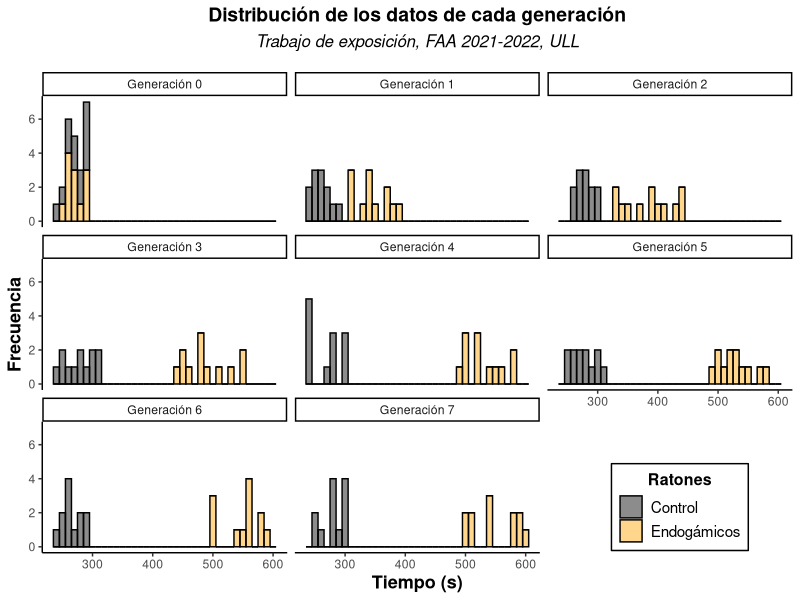
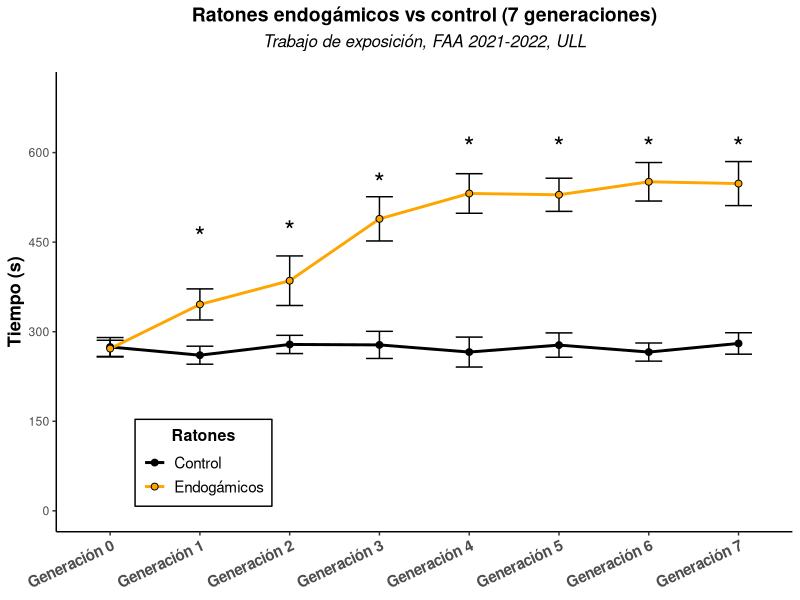
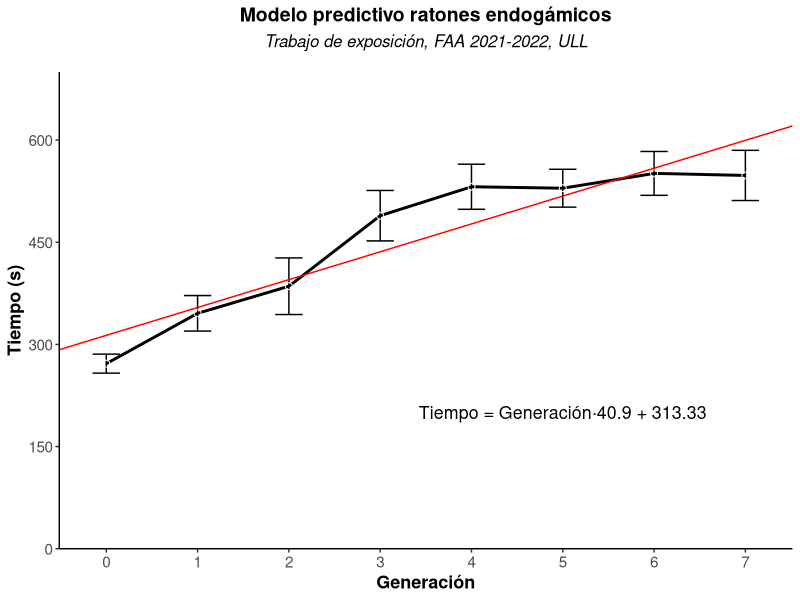

R code for these plots, in order:
################################################################################
########### PRÁCTICAS DE INFORMÁTICA DE FISIOLOGÍA ANIMAL APLICADA  ############
################################################################################

library(tidyverse)
library(ggthemes)
library(readxl)
library(rstatix)
library(glue)
library(ggtext)

# # Simulación de los tiempos ratones endogámicos
# generacion0 <- sample(245:300, 12, replace = TRUE)
# generacion1 <- sample(300:400, 12, replace = TRUE)
# generacion2 <- sample(330:450, 12, replace = TRUE)
# generacion3 <- sample(400:550, 12, replace = TRUE)
# generacion4 <- sample(470:590, 12, replace = TRUE)
# generacion5 <- sample(490:600, 12, replace = TRUE)
# generacion6 <- sample(500:600, 12, replace = TRUE)
# generacion7 <- sample(500:600, 12, replace = TRUE)
# 
# # Simulación de los ratones control
# controles_0 <- sample(245:300, 12, replace = TRUE)
# controles_1 <- sample(240:295, 12, replace = TRUE)
# controles_2 <- sample(243:303, 12, replace = TRUE)
# controles_3 <- sample(241:310, 12, replace = TRUE)
# controles_4 <- sample(230:300, 12, replace = TRUE)
# controles_5 <- sample(235:310, 12, replace = TRUE)
# controles_6 <- sample(245:290, 12, replace = TRUE)
# controles_7 <- sample(245:300, 12, replace = TRUE)

# # Creación de la base de datos
# simulacion <- tibble(
#   engdogamicos = c(generacion0,generacion1,generacion2,generacion3,
#                    generacion4,generacion5,generacion6,generacion7),
#   control = c(controles_0,controles_1,controles_2,controles_3,
#               controles_4,controles_5,controles_6,controles_7)
#   ) %>%
#   mutate(generacion=c(rep("Generación 0", 12),rep("Generación 1", 12),rep("Generación 2", 12),
#                       rep("Generación 3", 12),rep("Generación 4", 12),rep("Generación 5", 12),
#                       rep("Generación 6", 12),rep("Generación 7", 12))) %>%
#   pivot_longer(-generacion, names_to = "tratamiento", values_to = "resultados")
# 
# # Escribir los resulatdos en un csv
# write_csv(simulacion, "simulacion_endogamia.csv") 


#### Resultados que me guarde con write_csv

simulacion <- read_csv("simulacion_endogamia.csv")

# Estudio de la normalidad de los datos:
# generación 0 y 1 no son normales 
simulacion %>% 
  group_by(generacion, tratamiento) %>% 
  shapiro_test(resultados)

# Estudio de la homocedasticidad de los datos
simulacion %>% 
  group_by(generacion) %>% 
  levene_test(resultados ~ as.factor(tratamiento)) %>% 
  filter(p < 0.05)

# Datos normales, homocedasticos
simulacion %>% 
  group_by(generacion) %>% 
  t_test(resultados ~ tratamiento, var.equal = T)

# Datos normales, no homocedásticos
simulacion %>% 
  group_by(generacion) %>% 
  t_test(resultados ~ tratamiento, var.equal = F)

# Datos no normales 
simulacion %>% 
  group_by(generacion) %>% 
  wilcox_test(resultados ~ tratamiento)

simulacion %>% 
  ggplot(aes(resultados, fill=tratamiento)) +
  geom_histogram(alpha=.45, color="black",
                 binwidth = 10)  +
  facet_wrap(~generacion) +
  scale_fill_manual(
    name="Ratones",
    breaks = c("control","engdogamicos"),
    labels = c("Control", "Endogámicos"),
    values = c("black", "orange")) +
  labs(
    title = "Distribución de los datos de cada generación",
    subtitle = "Trabajo de exposición, FAA 2021-2022, ULL",
    x = "Tiempo (s)",
    y = "Frecuencia",
  ) +
  theme_classic() +
  theme(
    plot.title = element_text(hjust = .5, size = 14, face = "bold"), 
    plot.subtitle = element_text(hjust = .5, size = 12, face = "italic", 
                                 margin = margin(b=15)), 
    axis.title = element_text(hjust = .5, size = 13, face = "bold"), 
    legend.title = element_text(face = "bold", hjust = .5, size = 11.5),
    legend.text = element_text(size = 11),
    legend.background = element_rect(color="black"),
    legend.position = c(.85, .10)
  )
  


etiquetas <- tibble(
  x = c(1:8),
  y = c(440, 460,470,550,610,610,610,610),
  label = c("", rep("*", 7))
)

simulacion %>% 
  group_by(generacion, tratamiento) %>% 
  summarise(media_tiempo=mean(resultados),
            sd_tiempo=sd(resultados)) %>% 
  ungroup() %>% 
  ggplot(aes(generacion,media_tiempo, group=tratamiento, 
             fill = tratamiento)) +
  geom_line(aes(color=tratamiento), size=1) +
  geom_errorbar(aes(ymin=media_tiempo-sd_tiempo,
                    ymax=media_tiempo+sd_tiempo), width = .3) +
  geom_point(pch=21, size=2) +
  geom_text(data = etiquetas, aes(x=x,y=y,label=label), 
            inherit.aes = FALSE, size=7) +
  scale_y_continuous(limits = c(0,700),
                     breaks = seq(0,700,150)) +
  scale_fill_manual(
    name="Ratones",
    breaks = c("control","engdogamicos"),
    labels = c("Control", "Endogámicos"),
    values = c("black", "orange")) +
  scale_color_manual(
    name="Ratones",
    breaks = c("control","engdogamicos"),
    labels = c("Control", "Endogámicos"),
    values = c("black", "orange")) +
  labs(
    title = "Ratones endogámicos vs control (7 generaciones)",
    subtitle = "Trabajo de exposición, FAA 2021-2022, ULL",
    x = NULL,
    y = "Tiempo (s)"
  ) +
  theme_classic() +
  theme(
    plot.title = element_text(hjust = .5, size = 14, face = "bold"), 
    plot.subtitle = element_text(hjust = .5, size = 12, face = "italic", 
                                 margin = margin(b=15)), 
    axis.title.y = element_text(hjust = .5, size = 13, face = "bold"), 
    axis.text.x = element_text(angle = 25, hjust = 1, face = "bold",size = 11),
    legend.title = element_text(face = "bold", hjust = .5, size = 11.5),
    legend.text = element_text(size = 11),
    legend.background = element_rect(color="black"),
    legend.position = c(.2, .15)
  )

simulación_regression <- simulacion %>% 
  group_by(generacion, tratamiento) %>% 
  summarise(media_tiempo=mean(resultados),
            sd_tiempo=sd(resultados)) %>% 
  ungroup() %>% 
  filter(tratamiento == "engdogamicos") %>% 
  mutate(num_generacion = c(0:7))

# Correlación de Pearson = 0.93
cor.test(simulación_regression$media_tiempo,
         simulación_regression$num_generacion)

# Model de Regresión lineal simple para los ratones
regression_model <- lm(media_tiempo ~ num_generacion, data = simulación_regression)

# p < 0.01*** Modelo es predictivo 
summary(regression_model)

intercepto <- round(regression_model$coefficients[1], 2)
pendiente <- round(regression_model$coefficients[2], 2)


simulación_regression %>% 
  ggplot(aes(num_generacion, media_tiempo)) +
  geom_line(color="black", size=1) +
  geom_errorbar(aes(ymin=media_tiempo-sd_tiempo,
                    ymax=media_tiempo+sd_tiempo), width = .3) +
  geom_point(pch=21, size=2, color="white") +
  geom_abline(intercept = intercepto, slope = pendiente,
              color="red") +
  geom_text(data = tibble(x = 5, y = 200),
            aes(x=x, y=y, 
                label=glue("Tiempo = Generación·{pendiente} + {intercepto}")),
                inherit.aes=F,size=4.5) +
  scale_y_continuous(expand = expansion(0),
                     limits = c(0,700),
                     breaks = seq(0,700,150)) +
  scale_x_continuous(
                     breaks = seq(0,7,1)) +
  labs(
    title = "Modelo predictivo ratones endogámicos",
    subtitle = "Trabajo de exposición, FAA 2021-2022, ULL",
    x = "Generación",
    y = "Tiempo (s)"
  ) +
  theme_classic() +
  theme(
    plot.title = element_text(hjust = .5, size = 14, face = "bold"), 
    plot.subtitle = element_text(hjust = .5, size = 12, face = "italic", 
                                 margin = margin(b=15)), 
    axis.title = element_text(size = 13, face = "bold"),
    axis.text = element_text(size = 11), 
    legend.title = element_text(face = "bold", hjust = .5, size = 11.5),
    legend.text = element_text(size = 11),
    legend.background = element_rect(color="black"),
    legend.position = c(.2, .15)
  )
